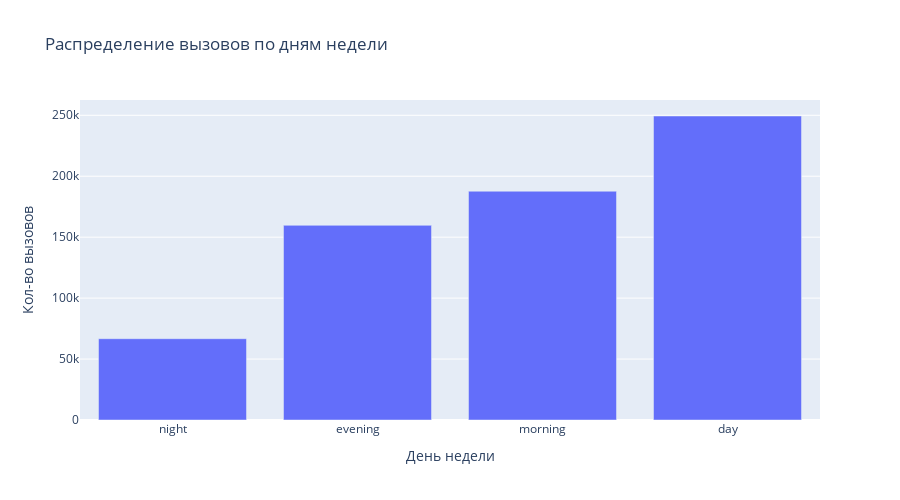

Notebook code cell kept with this figure:
### Code cell
# df.time_categorized.value_counts().plot(kind='bar')

time_interval_dict = {0:'night', 1:'morning', 2:'day', 3:'evening'}

time_data = sorted([(time_interval_dict[k],v) for k,v in df.time_categorized.value_counts().items()],
                   key=lambda x: x[1])

labels = [i[0] for i in time_data]
values = [i[1] for i in time_data]

time_df = pd.DataFrame({'День недели':labels, 'Кол-во вызовов':values})

fig = px.bar(time_df, x='День недели', y='Кол-во вызовов',
             width=900, height=500, title='Распределение вызовов по дням недели')
fig.show()

### Figure 1 — Plotly figure (JSON) as saved in the notebook; plotly's stock layout.template omitted (floating-point values rounded to 4 significant figures)
{"data": [{"alignmentgroup": "True", "hovertemplate": "День недели=%{x}<br>Кол-во вызовов=%{y}<extra></extra>", "legendgroup": "", "marker": {"color": "#636efa"}, "name": "", "offsetgroup": "", "orientation": "v", "showlegend": false, "textposition": "auto", "type": "bar", "x": ["night", "evening", "morning", "day"], "xaxis": "x", "y": [66696, 159707, 187700, 249419], "yaxis": "y"}], "layout": {"barmode": "relative", "height": 500, "legend": {"tracegroupgap": 0}, "title": {"text": "Распределение вызовов по дням недели"}, "width": 900, "xaxis": {"anchor": "y", "domain": [0, 1], "title": {"text": "День недели"}}, "yaxis": {"anchor": "x", "domain": [0, 1], "title": {"text": "Кол-во вызовов"}}}}
